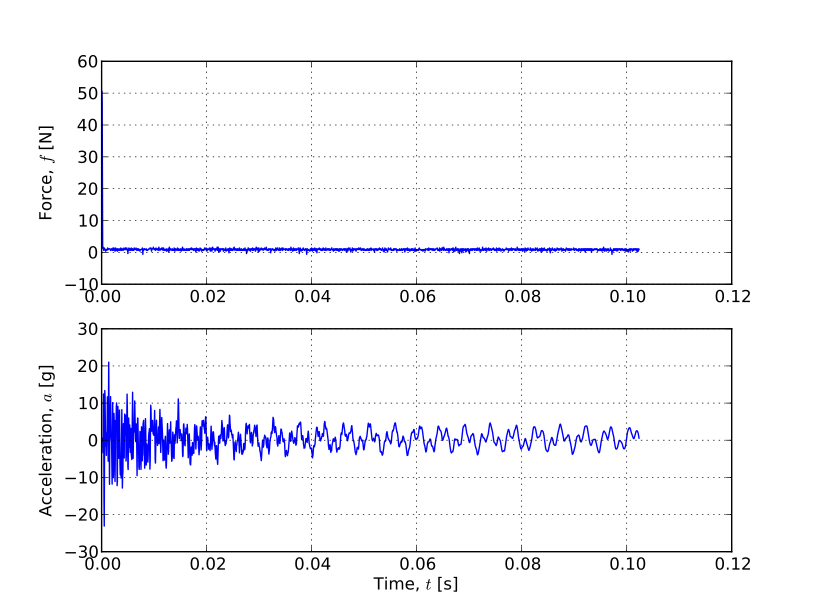

The Python source for this figure:
import matplotlib.pyplot as plt
import numpy as np

def read_file(path, skip = 1, ncol = 3):
  """
  Reads the data from the
  """
  lines = open(path, "r").readlines()
  header = lines[skip]
  data = lines[skip:]
  out = [[] for i in xrange(ncol)]
  for line in data:
    words = line.split()
    for i in xrange(ncol):
      out[i].append(float(words[i]))
  out = np.array(out)
  return out
  
data = read_file("../Samples/poutre_Al_flexion.txt")
time, force, accel = data[0], data[1], data[2]
fig = plt.figure(0)  
plt.clf()
ax = fig.add_subplot(2,1,1)
plt.plot(time, force)
plt.grid()
plt.ylabel("Force, $f$ [N]")
ax = fig.add_subplot(2,1,2)
plt.plot(time, accel)
plt.grid()
plt.ylabel("Acceleration, $a$ [g]")
plt.xlabel("Time, $t$ [s]")
plt.show()
